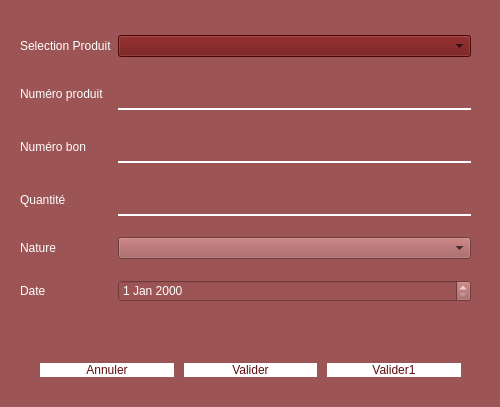
<?xml version="1.0" encoding="UTF-8"?>
<ui version="4.0">
 <class>FormulaireBon</class>
 <widget class="QDialog" name="FormulaireBon">
  <property name="geometry">
   <rect>
    <x>0</x>
    <y>0</y>
    <width>500</width>
    <height>407</height>
   </rect>
  </property>
  <property name="windowTitle">
   <string>Formulaire de bon</string>
  </property>
  <property name="styleSheet">
   <string notr="true">background-color: rgb(156, 84, 84);</string>
  </property>
  <widget class="QWidget" name="widget" native="true">
   <property name="geometry">
    <rect>
     <x>0</x>
     <y>0</y>
     <width>501</width>
     <height>401</height>
    </rect>
   </property>
   <property name="styleSheet">
    <string notr="true">background-color: rgb(156, 84, 84);</string>
   </property>
   <widget class="QWidget" name="gridLayoutWidget">
    <property name="geometry">
     <rect>
      <x>20</x>
      <y>20</y>
      <width>451</width>
      <height>301</height>
     </rect>
    </property>
    <layout class="QGridLayout" name="gridLayout">
     <item row="4" column="1">
      <widget class="QComboBox" name="comboBoxNature">
       <property name="styleSheet">
        <string notr="true">comboBoxNature{
	background-color: rgb(104, 10, 10);
	color: rgb(255, 255, 255);
}
comboBoxNature:hover{
	
	background-color: rgb(255, 255, 255);
	
	color: rgb(104, 10, 10);
}</string>
       </property>
       <item>
        <property name="text">
         <string/>
        </property>
       </item>
       <item>
        <property name="text">
         <string>Bonentrée</string>
        </property>
       </item>
       <item>
        <property name="text">
         <string>Bonsortie</string>
        </property>
       </item>
      </widget>
     </item>
     <item row="5" column="1">
      <widget class="QDateEdit" name="dateEdit">
       <property name="styleSheet">
        <string notr="true">color: rgb(255, 255, 255);</string>
       </property>
      </widget>
     </item>
     <item row="5" column="0">
      <widget class="QLabel" name="label_6">
       <property name="styleSheet">
        <string notr="true">color: rgb(255, 255, 255);
font: 75 italic 12pt &quot;TeX Gyre Bonum Math&quot;;</string>
       </property>
       <property name="text">
        <string>Date </string>
       </property>
      </widget>
     </item>
     <item row="1" column="0">
      <widget class="QLabel" name="label_2">
       <property name="styleSheet">
        <string notr="true">color: rgb(255, 255, 255);
font: 75 italic 12pt &quot;TeX Gyre Bonum Math&quot;;</string>
       </property>
       <property name="text">
        <string>Numéro produit</string>
       </property>
      </widget>
     </item>
     <item row="2" column="0">
      <widget class="QLabel" name="label_3">
       <property name="styleSheet">
        <string notr="true">color: rgb(255, 255, 255);
font: 75 italic 12pt &quot;TeX Gyre Bonum Math&quot;;</string>
       </property>
       <property name="text">
        <string>Numéro bon</string>
       </property>
      </widget>
     </item>
     <item row="1" column="1">
      <widget class="QLineEdit" name="lineEditNumProduit">
       <property name="styleSheet">
        <string notr="true">#lineEditNumProduit{
	background-color: rgb(156, 84, 84);
	color: white;
	border:none;
	font-size:18px;
	border-bottom:2px solid  white;
	padding:2px 2px 5px 12px;
}
#lineEditNumProduit:focus{
border-bottom:2px solid  red;
	
}</string>
       </property>
      </widget>
     </item>
     <item row="3" column="1">
      <widget class="QLineEdit" name="lineEditQuantite">
       <property name="styleSheet">
        <string notr="true">#lineEditQuantite{
	background-color: rgb(156, 84, 84);
	color: white;
	border:none;
	font-size:18px;
	border-bottom:2px solid  white;
	padding:2px 2px 5px 12px;
}
#lineEditQuantite:focus{

	
}</string>
       </property>
      </widget>
     </item>
     <item row="4" column="0">
      <widget class="QLabel" name="label_5">
       <property name="styleSheet">
        <string notr="true">color: rgb(255, 255, 255);
font: 75 italic 12pt &quot;TeX Gyre Bonum Math&quot;;</string>
       </property>
       <property name="text">
        <string>Nature</string>
       </property>
      </widget>
     </item>
     <item row="2" column="1">
      <widget class="QLineEdit" name="lineEditNumBon">
       <property name="styleSheet">
        <string notr="true">#lineEditNumBon{
	background-color: rgb(156, 84, 84);
	color: white;
	border:none;
	font-size:18px;
	border-bottom:2px solid  white;
	padding:2px 2px 5px 12px;
}
#lineEditNumBon:focus{
border-bottom:2px solid  red;
	
}</string>
       </property>
      </widget>
     </item>
     <item row="3" column="0">
      <widget class="QLabel" name="label_4">
       <property name="styleSheet">
        <string notr="true">color: rgb(255, 255, 255);
font: 75 italic 12pt &quot;TeX Gyre Bonum Math&quot;;</string>
       </property>
       <property name="text">
        <string>Quantité</string>
       </property>
      </widget>
     </item>
     <item row="0" column="0">
      <widget class="QLabel" name="label">
       <property name="styleSheet">
        <string notr="true">color: rgb(255, 255, 255);
font: 75 italic 12pt &quot;TeX Gyre Bonum Math&quot;;</string>
       </property>
       <property name="text">
        <string>Selection Produit</string>
       </property>
      </widget>
     </item>
     <item row="0" column="1">
      <widget class="QComboBox" name="comboBoxListeProduit">
       <property name="styleSheet">
        <string notr="true">background-color: rgb(104, 10, 10);
font: 75 italic 12pt &quot;TeX Gyre Bonum Math&quot;;</string>
       </property>
      </widget>
     </item>
    </layout>
   </widget>
   <widget class="QWidget" name="horizontalLayoutWidget">
    <property name="geometry">
     <rect>
      <x>40</x>
      <y>340</y>
      <width>421</width>
      <height>61</height>
     </rect>
    </property>
    <layout class="QHBoxLayout" name="horizontalLayout">
     <property name="spacing">
      <number>10</number>
     </property>
     <item>
      <widget class="QPushButton" name="btnAnnulerAjout">
       <property name="styleSheet">
        <string notr="true">#btnAnnulerAjout{
	background-color: rgb(255, 255, 255);
	font: 700 12pt &quot;Serif&quot;;
	color: rgb(94, 12, 12);
	border-radius:10px;

}
#btnAnnulerAjout:hover{
	background-color:  rgb(94, 12, 12);
	font: 700 12pt &quot;Serif&quot;;
	color: white;
	border-radius:10px;

}
</string>
       </property>
       <property name="text">
        <string>Annuler</string>
       </property>
      </widget>
     </item>
     <item>
      <widget class="QPushButton" name="btnValiderAjout">
       <property name="styleSheet">
        <string notr="true">#btnValiderAjout{
	background-color: rgb(255, 255, 255);
	font: 700 12pt &quot;Serif&quot;;
	color: rgb(94, 12, 12);
	border-radius:10px;

}
#btnValiderAjout:hover{
	background-color:  rgb(94, 12, 12);
	font: 700 12pt &quot;Serif&quot;;
	color: white;
	border-radius:10px;

}
</string>
       </property>
       <property name="text">
        <string>Valider</string>
       </property>
      </widget>
     </item>
     <item>
      <widget class="QPushButton" name="pushButton">
       <property name="styleSheet">
        <string notr="true">#pushButton{
	background-color: rgb(255, 255, 255);
	font: 700 12pt &quot;Serif&quot;;
	color: rgb(94, 12, 12);
	border-radius:10px;

}
#pushButton:hover{
	background-color:  rgb(94, 12, 12);
	font: 700 12pt &quot;Serif&quot;;
	color: white;
	border-radius:10px;

}
</string>
       </property>
       <property name="text">
        <string>Valider1</string>
       </property>
      </widget>
     </item>
    </layout>
   </widget>
  </widget>
 </widget>
 <resources/>
 <connections/>
</ui>
